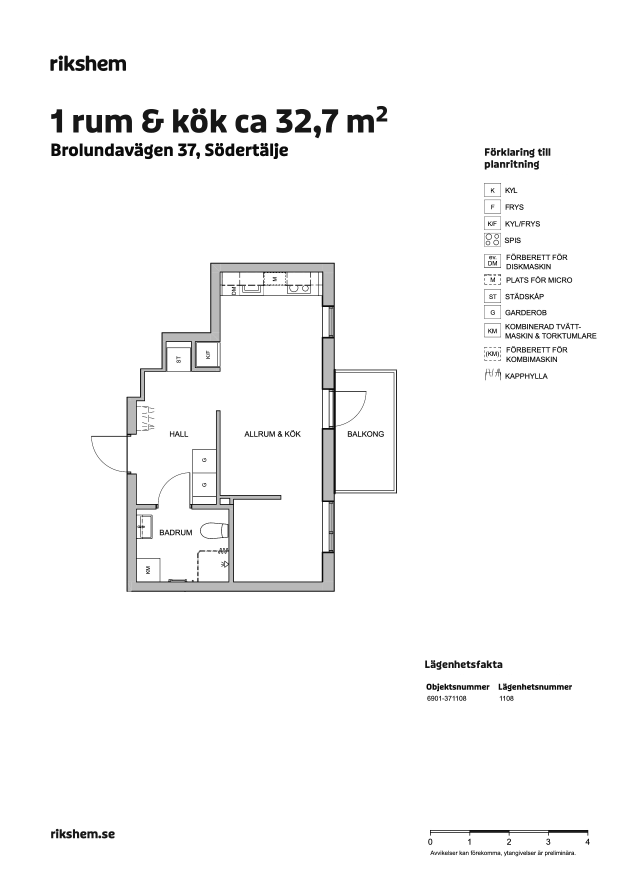
#> input picture Sahil_eleftheria/1633441planritning.jpg, 2480 x 3507 px, found by its file name (shown at 1/4 size)
$ jupyter execute --allow-errors 'Plan_Crop_and_vector_Sahil and Eleftheria.ipynb'
#> lines starting #> are read from the running program, lines starting #| are printed output that depends on the picture
[cell 1]
from pdf2image import convert_from_path
import cv2
import numpy as np
# Import the necessary function for displaying images in Colab
from google.colab.patches import cv2_imshow

# Step 1: Convert PDF to Image (First Page)
sample_file = "/content/1636347planritning.pdf"
#> (the rest of this cell did not finish here and is left out)

[cell 2]
image_path = '/content/1633441planritning.jpg'

cv_image_2 = cv2.imread(image_path)
#> cv_image_2 is the input picture: shape (3507, 2480, 3); min 0, max 255, mean 247.8

[cell 3]
# Coordinates of the bounding rectangle
x, y, w, h = 190, 650, 1600, 1800

# Crop the image using the bounding rectangle coordinates
cropped_image = cv_image_2[y:y+h, x:x+w]
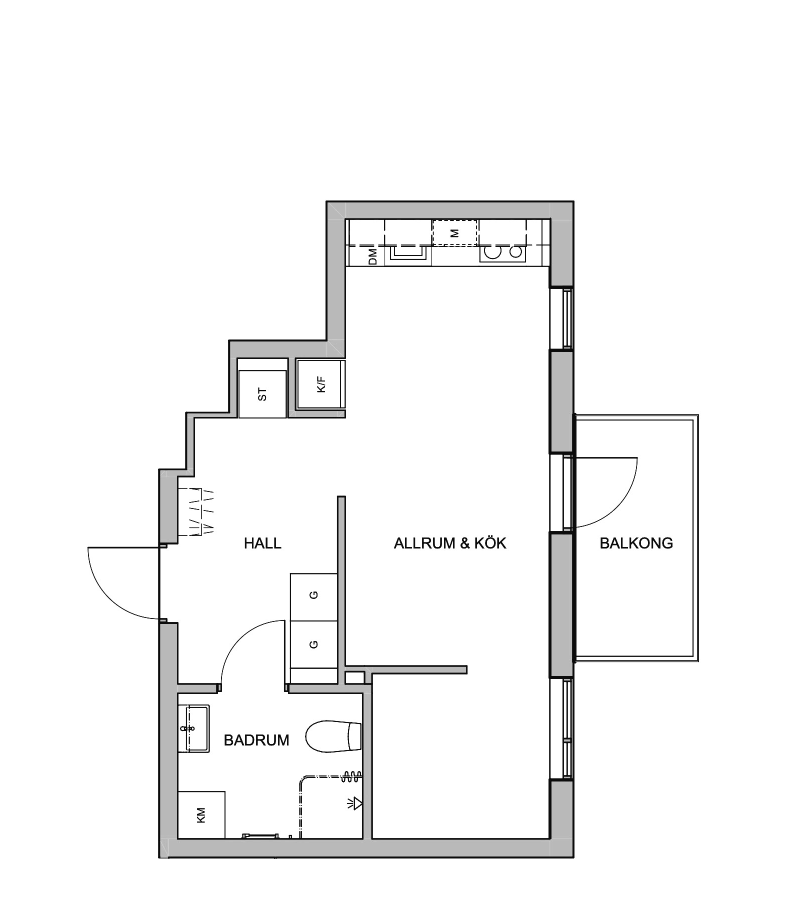
#> cropped_image: shape (1800, 1600, 3) (shown at 1/2 size); min 0, max 255, mean 245.5

# Save or display the cropped image
cv2.imwrite('cropped_image.png', cropped_image)
# To display the image, uncomment the following lines:
cv2_imshow(cropped_image)
# cv2.waitKey(0)
# cv2.destroyAllWindows()

[cell 4]
import easyocr

# Convert to grayscale
gray = cv2.cvtColor(cropped_image, cv2.COLOR_BGR2GRAY)

# Initialize EasyOCR reader
#> (the rest of this cell did not finish here and is left out)
